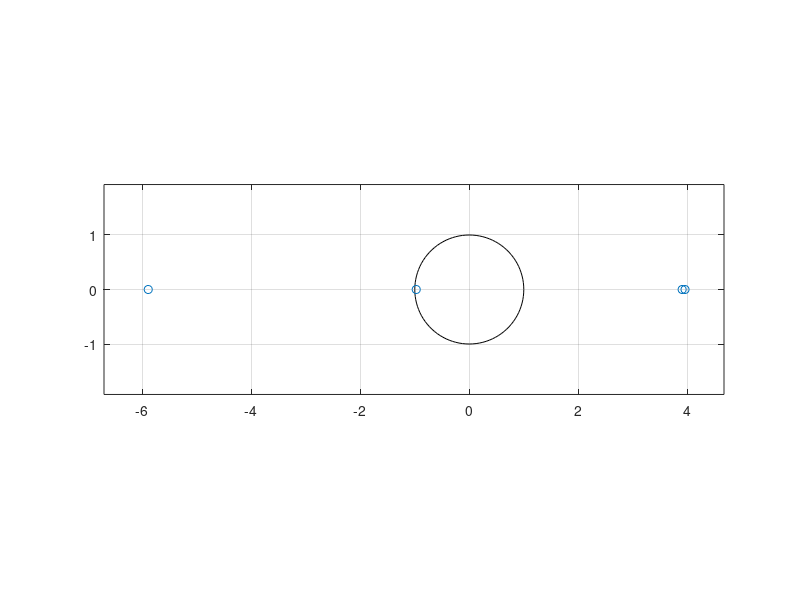
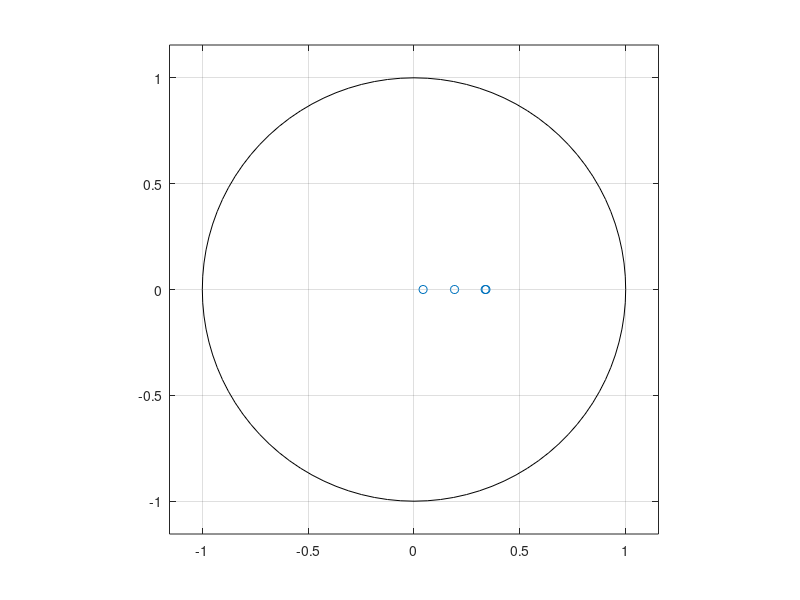

Recreate these plots in MATLAB, in order.
clear; close all; clc;

a1 = 1;
a2 = 0.5;
j = sqrt(-1);
z1 = 0.95*exp(j*pi/5);
z2 = 0.95*exp(-j*pi/5);
z3 = 0.92*exp(j*pi/3);
z4 = 0.92*exp(-j*pi/3);

t = 0:0.1:10;
n = length(t);

x = a1*z1.^t + a1*z2.^t + a2*z3.^t + a2*z4.^t;

% figure(1);
% plot(t,x);

p = 4;
A = zeros(n-1-p,p);
B = zeros(n-1-p,1);

for i=1:97
    for k=1:p+1
       A(i,k) = x(i+k-1); 
    end    
end

B = A(1:end,p+1);   % (8.8) on page 398. Taking the last column
A = A(1:end,1:p);

C = A\B    % coefficient

figure(2);
zplane(C);

% part b
SNR = 10;   % 10 db
pn = a1*10^(-SNR/10);   % noise power
sigma = sqrt(pn);

noise = sigma*randn(1,n);
y = x+noise;

A = zeros(n-1-p,p);
B = zeros(n-1-p,1);

for i=1:97
    for k=1:p+1
       A(i,k) = y(i+k-1); 
    end    
end

B = A(1:end,p+1);   % (8.8) on page 398. Taking the last column
A = A(1:end,1:p);

C = A\B    % coefficient

figure(3);
zplane(C);

